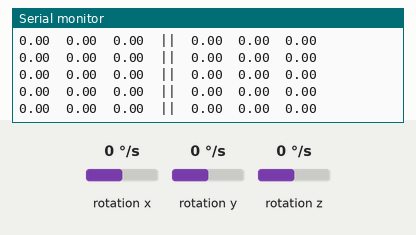
Recording of a sketch running on a simulated Arduino Uno, built with avr-gcc and run on an emulated ATmega328P. Parts: the last lines printed to the serial monitor. Wiring (inferred from the names in the program): HMC5883L compass at I2C address 0x1E; ADXL345 accelerometer at I2C address 0x53; ITG-3200 gyroscope at I2C address 0x68. Inputs (shaded band) come from the test bench; at power-on: rotation x 0 °/s, rotation y 0 °/s, rotation z 0 °/s.

Above: at 1.3 s.
1.4 s: rotation x set to -192 °/s
At 2.0 s:
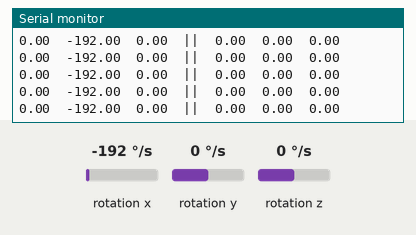
2.9 s: rotation y set to -192 °/s
At 3.5 s:
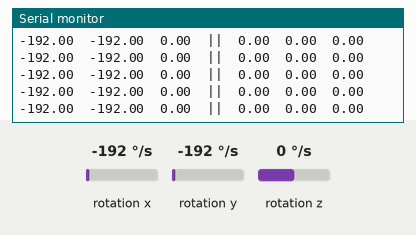
4.4 s: rotation z set to -192 °/s
At 5.1 s:
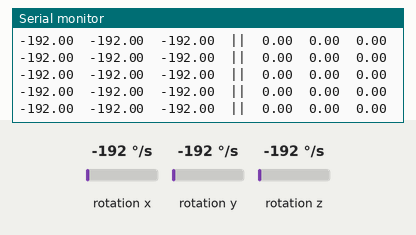
5.9 s: rotation x set to 100 °/s
At 6.4 s:
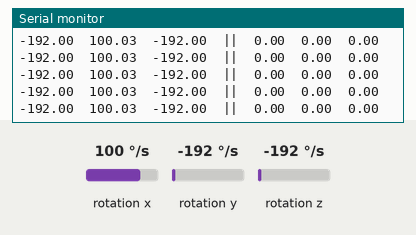
Timing chart, 0 to 8.9 s (numbered marks = the images above; inputs shaded):
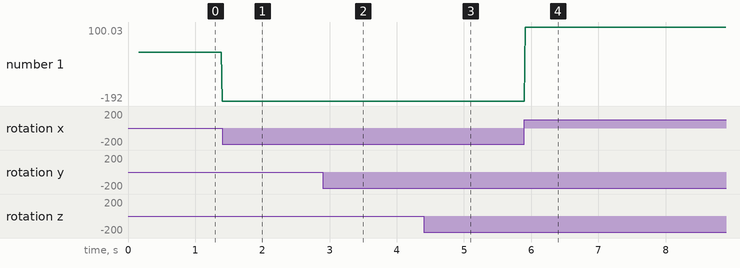

The sketch:

testGY85.ino
```cpp
#include <Wire.h>
#include "GY_85.h"

const float alpha = 0.05;

double dXg = 0;
double dYg = 0;
double dZg = 0;

double roll, pitch, yaw = 0;

GY_85 GY85;

void setup()
{
    Wire.begin();
    delay(10);
    Serial.begin(2000000);
    delay(10);
    GY85.init();
    delay(10);
}

void loop()
{
    float* gyros = GY85.readGyro();
    dXg = GY85.gyro_x( gyros );
    dYg = GY85.gyro_y( gyros );
    dZg = GY85.gyro_z( gyros );

    Serial.print(dXg);
    Serial.print("\t");
    Serial.print(dYg);
    Serial.print("\t");
    Serial.print(dZg);
    Serial.print("\t||\t");
    Serial.print(pitch);
    Serial.print("\t");
    Serial.print(roll);
    Serial.print("\t");
    Serial.println(yaw);

    delay(10);
}
```

GY_85.cpp
```cpp
#include "GY_85.h"

void GY_85::SetAccelerometer()
{
    //Put the ADXL345 into +/- 4G range by writing the value 0x01 to the DATA_FORMAT register.
    Wire.beginTransmission( ADXL345 );      // start transmission to device
    Wire.write( 0x31 );                     // send register address
    Wire.write( 0x01 );                     // send value to write
    Wire.endTransmission();                 // end transmission

    //Put the ADXL345 into Measurement Mode by writing 0x08 to the POWER_CTL register.
    Wire.beginTransmission( ADXL345 );      // start transmission to device
    Wire.write( 0x2D );                     // send register address  //Power Control Register
    Wire.write( 0x08 );                     // send value to write
    Wire.endTransmission();                 // end transmission

}

int* GY_85::readFromAccelerometer()
{
    static int axis[3];
    int buff[6];

    Wire.beginTransmission( ADXL345 );      // start transmission to device
    Wire.write( DATAX0 );                   // sends address to read from
    Wire.endTransmission();                 // end transmission

    Wire.beginTransmission( ADXL345 );      // start transmission to device
    Wire.requestFrom( ADXL345, 6 );         // request 6 bytes from device

    uint8_t i = 0;
    while(Wire.available())                 // device may send less than requested (abnormal)
    {
        buff[i] = Wire.read();              // receive a byte
        i++;
    }
    Wire.endTransmission();                 // end transmission

    axis[0] = ((buff[1]) << 8) | buff[0];
    axis[1] = ((buff[3]) << 8) | buff[2];
    axis[2] = ((buff[5]) << 8) | buff[4];

    return axis;
}
//----------------------------------------
void GY_85::SetCompass()
{
    //Put the HMC5883 IC into the correct operating mode
    Wire.beginTransmission( HMC5883 );      //open communication with HMC5883
    Wire.write( 0x02 );                     //select mode register
    Wire.write( 0x00 );                     //continuous measurement mode
    Wire.endTransmission();
}

int* GY_85::readFromCompass()
{
    static int axis[3];

    //Tell the HMC5883 where to begin reading data
    Wire.beginTransmission( HMC5883 );
    Wire.write( 0x03 );               //select register 3, X MSB register
    Wire.endTransmission();


    //Read data from each axis, 2 registers per axis
    Wire.requestFrom( HMC5883, 6 );
    if(6<=Wire.available()){
        axis[0] = Wire.read()<<8;           //X msb
        axis[0] |= Wire.read();             //X lsb
        axis[2] = Wire.read()<<8;           //Z msb
        axis[2] |= Wire.read();             //Z lsb
        axis[1] = Wire.read()<<8;           //Y msb
        axis[1] |= Wire.read();             //Y lsb
    }
    return axis;
}

//----------------------------------------

int g_offx = 0;
int g_offy = 0;
int g_offz = 0;

void GY_85::SetGyro()
{
    Wire.beginTransmission( ITG3200 );
    Wire.write( 0x3E );
    Wire.write( 0x00 );
    Wire.endTransmission();

    Wire.beginTransmission( ITG3200 );
    Wire.write( 0x15 );
    Wire.write( 0x07 );
    Wire.endTransmission();

    Wire.beginTransmission( ITG3200 );
    Wire.write( 0x16 );
    Wire.write( 0x1E );                         // +/- 2000 dgrs/sec, 1KHz, 1E, 19
    Wire.endTransmission();

    Wire.beginTransmission( ITG3200 );
    Wire.write( 0x17 );
    Wire.write( 0x00 );
    Wire.endTransmission();

    delay(10);

    GyroCalibrate();
}

void GY_85::GyroCalibrate()
{
    static int tmpx = 0;
    static int tmpy = 0;
    static int tmpz = 0;

    g_offx = 0;
    g_offy = 0;
    g_offz = 0;

    for( uint8_t i = 0; i < 10; i ++ ) //take the mean from 10 gyro probes and divide it from the current probe
    {
        delay(10);
        float* gp = readGyro();
        tmpx += *(  gp);
        tmpy += *(++gp);
        tmpz += *(++gp);
    }
    g_offx = tmpx/10;
    g_offy = tmpy/10;
    g_offz = tmpz/10;
}

float* GY_85::readGyro()
{
    static float axis[4];

    Wire.beginTransmission( ITG3200 );
    Wire.write( 0x1B );
    Wire.endTransmission();

    Wire.beginTransmission( ITG3200 );
    Wire.requestFrom( ITG3200, 8 );             // request 8 bytes from ITG3200

    int i = 0;
    uint8_t buff[8];
    while(Wire.available())
    {
        buff[i] = Wire.read();
        i++;
    }
    Wire.endTransmission();

    axis[0] = ((buff[4] << 8) | buff[5]) - g_offx;
    axis[1] = ((buff[2] << 8) | buff[3]) - g_offy;
    axis[2] = ((buff[6] << 8) | buff[7]) - g_offz;
    axis[3] = ((buff[0] << 8) | buff[1]);       // temperature

    return axis;
}

void GY_85::init()
{
    SetAccelerometer();
    SetCompass();
    SetGyro();
}
```

GY_85.h
```cpp
#include "Arduino.h"
#include <Wire.h>

#ifndef GY_85_h
#define GY_85_h

//----------addresses----------//
#define ADXL345 (0x53)         // Device address as specified in data sheet //ADXL345 accelerometer
#define DATAX0  (0x32)         //X-Axis Data 0
//#define DATAX1 0x33          //X-Axis Data 1
//#define DATAY0 0x34          //Y-Axis Data 0
//#define DATAY1 0x35          //Y-Axis Data 1
//#define DATAZ0 0x36          //Z-Axis Data 0
//#define DATAZ1 0x37          //Z-Axis Data 1
#define HMC5883 (0x1E)         //gyro
#define ITG3200 (0x68)         //compass


class GY_85
{

private:
    void GyroCalibrate();
    void SetGyro();
    void SetCompass();
    void SetAccelerometer();

public:
    void   init();
    int*   readFromAccelerometer();
    int*   readFromCompass();
    float* readGyro();

    //callback functions
    inline int accelerometer_x( int* a ){ return *(   a ); }
    inline int accelerometer_y( int* a ){ return *( 1+a ); }
    inline int accelerometer_z( int* a ){ return *( 2+a ); }

    //-----------------------------------

    inline int compass_x( int* a ){ return *(   a ); }
    inline int compass_y( int* a ){ return *( 1+a ); }
    inline int compass_z( int* a ){ return *( 2+a ); }

    //-----------------------------------

    inline float gyro_x( float* a ){ return *(   a ) / 14.375; }
    inline float gyro_y( float* a ){ return *( 1+a ) / 14.375; }
    inline float gyro_z( float* a ){ return *( 2+a ) / 14.375; }
    inline float temp  ( float* a ){ return  35+( *( 3+a )+13200 ) / 280; }
};

#endif
```

Measured:
- after the input at 1.4 s, the serial monitor: prints a new line at once (image 1)
- after the input at 2.9 s, the serial monitor: prints a new line at once (image 2)
- after the input at 4.4 s, the serial monitor: prints a new line at once (image 3)
- after the input at 5.9 s, the serial monitor: prints a new line at once (image 4)
- plotted number 1: 0 → -192 after the input at 1.4 s, -192 → 100.03 after the input at 5.9 s
